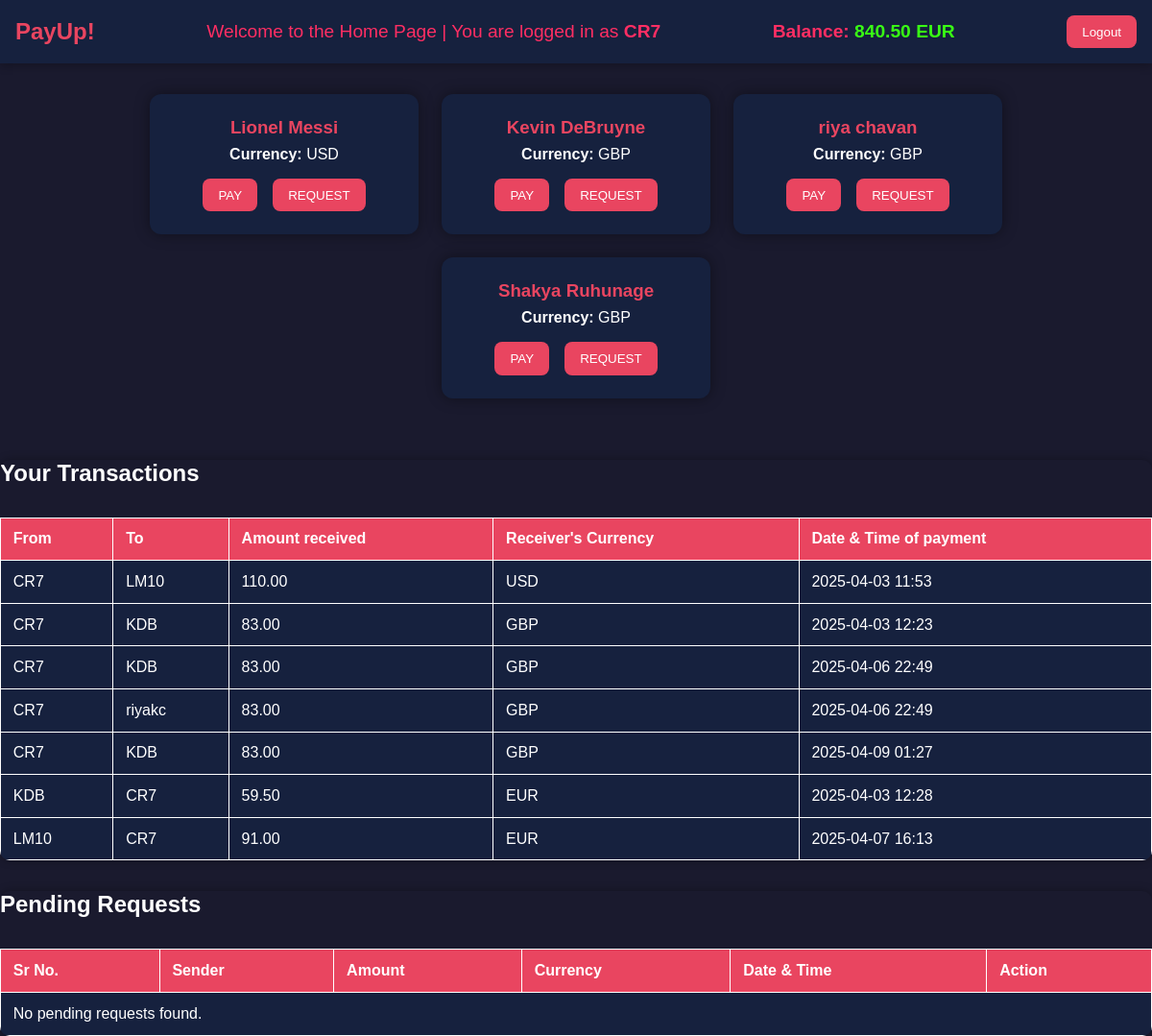
Page /webapps2025/home/ (signed in) on the earlier database version.
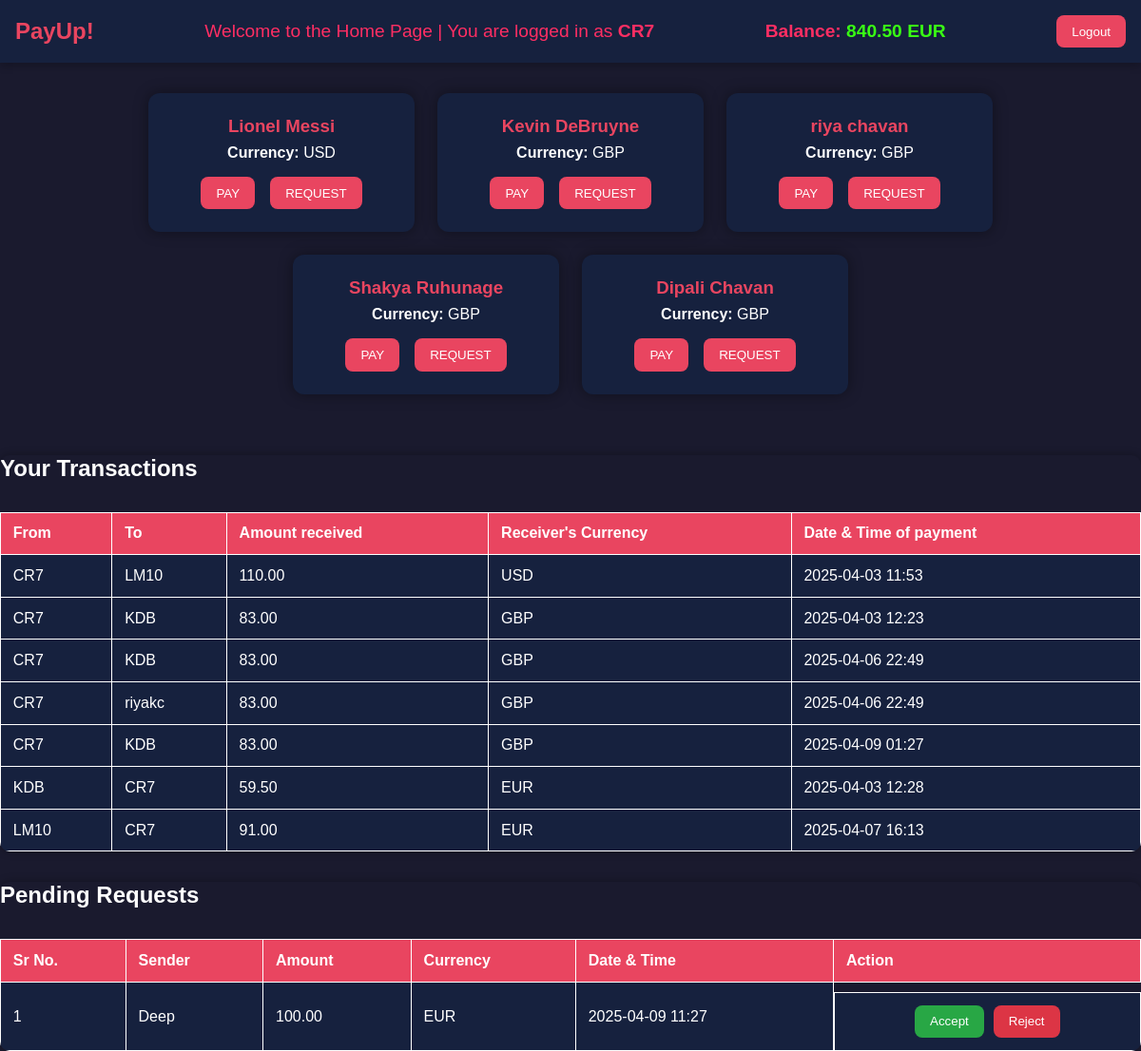
Same page on the later database version.
### register/models.py (models this page shows, shortened)
class UserDetails(models.Model):
    user = models.OneToOneField(User, on_delete=models.CASCADE)
    currency = models.CharField(max_length=3, choices=CURRENCY_CHOICES, default='GBP')
    balance = models.DecimalField(max_digits=10, decimal_places=2, default=1000.00)

### payapp/models.py (models this page shows, shortened)
class Transaction(models.Model):
    sender = models.ForeignKey(settings.AUTH_USER_MODEL, on_delete=models.CASCADE, related_name='sent_transactions')
    receiver = models.ForeignKey(settings.AUTH_USER_MODEL, on_delete=models.CASCADE, related_name='received_transactions')
    amount = models.DecimalField(max_digits=10, decimal_places=2)
    currency = models.CharField(max_length=3, choices=[("GBP", "GBP"), ("USD", "USD"), ("EUR", "EUR")],  default='GBP')
    timestamp = models.DateTimeField(auto_now_add=True)

class PaymentRequest(models.Model):
    sender = models.ForeignKey(settings.AUTH_USER_MODEL, on_delete=models.CASCADE, related_name='sent_payment_requests')
    receiver = models.ForeignKey(settings.AUTH_USER_MODEL, on_delete=models.CASCADE, related_name='received_payment_requests')
    amount = models.DecimalField(max_digits=10, decimal_places=2)
    currency = models.CharField(max_length=3, choices=[("GBP", "GBP"), ("USD", "USD"), ("EUR", "EUR")], default='GBP')
    status = models.CharField(max_length=10, choices=[('pending', 'Pending'), ('accepted', 'Accepted'), ('rejected', 'Rejected')], default='pending')
    timestamp = models.DateTimeField(auto_now_add=True)
    is_read = models.BooleanField(default=False)
    def __str__(self):
        try:
            return f"{self.sender.username} → {self.receiver.username} ({self.amount} {self.currency})"
        except Exception as e:
            return f"PaymentRequest({self.pk}) - str error: {e}"

### payapp/views.py (the view)
# urls.py: path('', views.home, name='home'),
@login_required(login_url='/webapps2025/login/')
def home(request):
    users = UserDetails.objects.select_related('user').filter(
        user__is_superuser=False
    ).exclude(user=request.user)
    user_details = UserDetails.objects.get(user=request.user)
    transactions = Transaction.objects.filter(
        sender=request.user
    ) | Transaction.objects.filter(
        receiver=request.user
    )
    print("Logged-in user ID:", request.user.id)
    pending_requests = PaymentRequest.objects.filter(
        receiver=request.user, status='pending', is_read=False
    )
    print("Pending requests:", pending_requests)
    return render(request, 'payapp/home.html', {
        'users': users,
        'user_balance': user_details.balance,
        'user_currency': user_details.currency,
        'transactions': transactions,
        'pending_requests': pending_requests,
    })

### templates/payapp/home.html (shortened to what this page needs)
<!DOCTYPE html>
<html lang="en">
<head>
</head>
<body>
    <div class="navbar">
        <div class="brand">PayUp!</div>
        <div class="nav-text">
            Welcome to the Home Page | You are logged in as <strong>{{ request.user.username }}</strong>
        </div>
        <div class="nav-text">
            <strong>Balance: <span style="color: #39ff14;">{{ user_balance }} {{ user_currency }}</span></strong>
        </div>
        <a href="{% url 'logout' %}">
            <button class="logout-btn">Logout</button>
        </a>
    </div>
    <div class="users-container">
        {% for user_detail in users %}
        <div class="user-card">
            <h3>{{ user_detail.user.first_name }} {{ user_detail.user.last_name }}</h3>
            <p><strong>Currency:</strong> {{ user_detail.currency }}</p>
            <div class="buttons">
                <a href="{% url 'make_payment' user_detail.user.id %}">
                    <button class="pay-btn">PAY</button> </a>
                <a href="{% url 'request_payment' user_detail.user.id %}">
                    <button class="request-btn">REQUEST</button> </a>
            </div>
        </div>
        {% empty %}
        <p>No users found.</p>
        {% endfor %}
    </div>
<div class="transaction-table">
    <h2>Your Transactions</h2>
    <table>
        <thead>
            <tr>
                <th>From</th>
                <th>To</th>
                <th>Amount received </th>
                <th>Receiver's Currency</th>
                <th>Date & Time of payment</th>
            </tr>
        </thead>
        <tbody>
            {% for transaction in transactions %}
            <tr>
                <td>{{ transaction.sender.username }}</td>
                <td>{{ transaction.receiver.username }}</td>
                <td>{{ transaction.amount }}</td>
                <td>{{ transaction.currency }}</td>
                <td>{{ transaction.timestamp|date:"Y-m-d H:i" }}</td>
            </tr>
            {% empty %}
            <tr>
                <td colspan="5">No transactions found.</td>
            </tr>
            {% endfor %}
        </tbody>
    </table>
</div>
<div class="transaction-table">
    <h2>Pending Requests</h2>
    <table>
        <thead>
            <tr>
                <th>Sr No.</th>
                <th>Sender</th>
                <th>Amount</th>
                <th>Currency</th>
                <th>Date & Time</th>
                <th>Action</th>
            </tr>
        </thead>
        <tbody>
            {% for request in pending_requests %}
            <tr>
                <td>{{ forloop.counter }}</td>
                <td>{{ request.sender.username }}</td>
                <td>{{ request.amount }}</td>
                <td>{{ request.currency }}</td>
                <td>{{ request.timestamp|date:"Y-m-d H:i" }}</td>
                <td class="buttons">
                    <form method="post" action="{% url 'accept_request' request.id %}">
                        <button type="submit" class="accept-btn">Accept</button>
                    </form>
                    <form method="post" action="{% url 'reject_request' request.id %}">
                        <button type="submit" class="reject-btn">Reject</button>
                    </form>
                </td>
            </tr>
            {% empty %}
            <tr>
                <td colspan="6">No pending requests found.</td>
            </tr>
            {% endfor %}
        </tbody>
    </table>
</div>
</body>
</html>

### templates/payapp/home.html (style rules this page uses)
* { margin: 0; padding: 0; box-sizing: border-box; font-family: 'Poppins', sans-serif; }
body { background: #1a1a2e; color: #fff; font-size: 1rem; margin: 0; }
.navbar { background: #16213e; padding: 1rem; display: flex; justify-content: space-between; align-items: center; box-shadow: 0 4px 8px rgba(0, 0, 0, 0.2); }
.navbar .brand { color: #e94560; font-size: 1.5rem; font-weight: bold; }
.nav-text { color: #ff2e63; font-size: 1.2rem; }
.navbar .logout-btn { background: #e94560; color: white; padding: 0.6rem 1rem; border: none; border-radius: 8px; cursor: pointer; transition: background 0.3s, transform 0.2s; }
.users-container { display: flex; flex-wrap: wrap; justify-content: center; gap: 1.5rem; padding: 2rem; }
.user-card { background: #16213e; padding: 1.5rem; border-radius: 12px; width: 280px; box-shadow: 0 0 15px rgba(0, 0, 0, 0.4); text-align: center; transition: transform 0.3s; }
.user-card h3 { color: #e94560; margin-bottom: 0.5rem; }
.user-card p { color: #fff; font-size: 1rem; margin: 0.3rem 0; }
.buttons { margin-top: 1rem; display: flex; justify-content: center; gap: 1rem; }
.pay-btn, .request-btn { background: #e94560; color: white; padding: 0.6rem 1rem; border: none; border-radius: 8px; cursor: pointer; transition: background 0.3s, transform 0.2s; }
table { width: 100%; margin-top: 2rem; border-collapse: collapse; }
table th, table td { padding: 0.8rem; text-align: left; border: 1px solid #fff; }
table th { background-color: #e94560; color: #fff; }
table td { background-color: #16213e; color: #fff; }

Differences in the rows shown:
added UserDetails: user.first_name "Dipali", user.last_name "Chavan", currency "GBP"
added PaymentRequest: sender.username "Deep", amount "100.00", currency "EUR", timestamp "2025-04-09 11:27"
Other differences:
text no longer shown: "No pending requests found."
